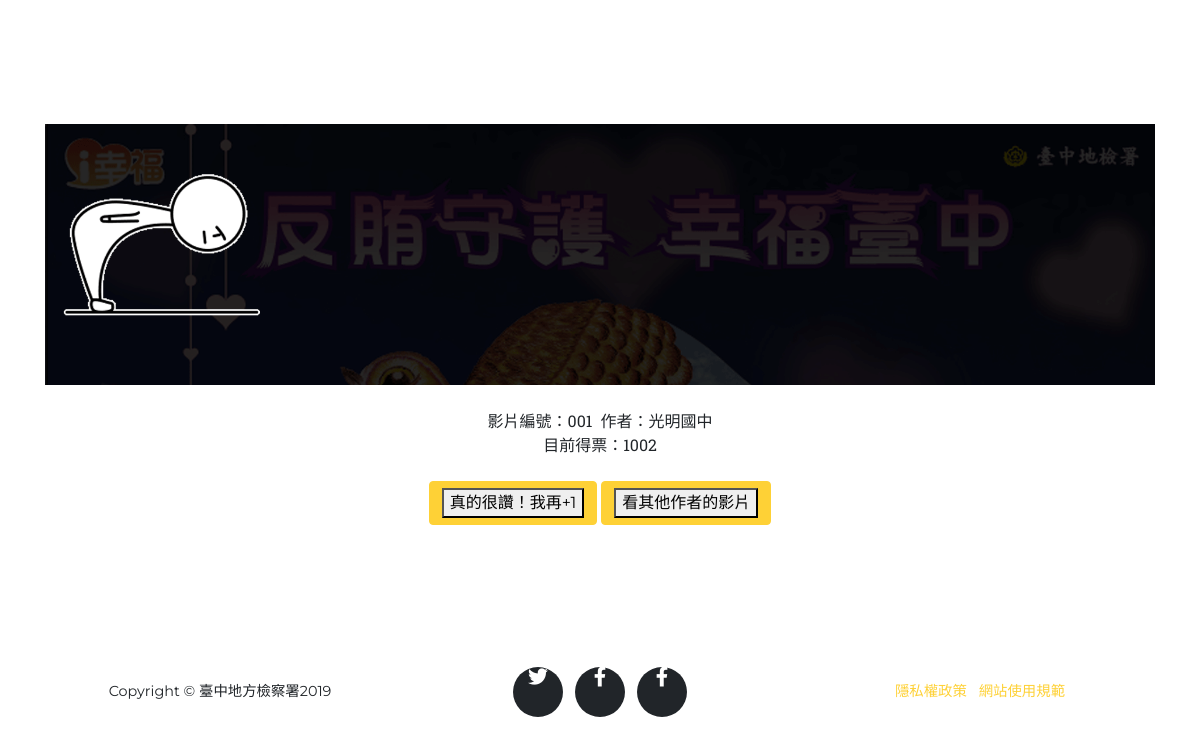
Screenshot of /vote-02.php?film_id=1 with the database file from the repository.
### tables this page shows
CREATE TABLE `films` (
  `film_id` int(10) UNSIGNED NOT NULL,
  `film_owner` varchar(30) NOT NULL,
  `film_no` varchar(30) NOT NULL,
  `vote_total` int(10) DEFAULT NULL,
  `url` varchar(100) NOT NULL,
  `film_name` varchar(100) DEFAULT NULL,
  `upload_date` date DEFAULT NULL
);

### vote-02.php (the view, shortened to what this page needs)
﻿<!DOCTYPE html>
<html lang="zh-tw">
<head>
  <link href="vendor/bootstrap/css/bootstrap.min.css" rel="stylesheet">
  <link href="vendor/fontawesome-free/css/all.min.css" rel="stylesheet" type="text/css">
  <link href="css/agency.min.css" rel="stylesheet">
</head>
<body id="page-top">
  <section class="page-section" id="services">
    <div class="container">
      <div class="row">
        <div class="col-lg-12 text-center">
      <img class="img-fluid" src="img/portfolio/thanks.gif" alt="">
      <?php
require_once("db.php");
$fid = $_GET['film_id'];
function getUserIpAddr(){
    if(!empty($_SERVER['HTTP_CLIENT_IP'])){
        $ip = $_SERVER['HTTP_CLIENT_IP'];
    }elseif(!empty($_SERVER['HTTP_X_FORWARDED_FOR'])){
        $ip = $_SERVER['HTTP_X_FORWARDED_FOR'];
    }else{
        $ip = $_SERVER['REMOTE_ADDR'];
    }
    return $ip;
}
$uip=getUserIpAddr();
$getDate= date("Y-m-d");
$sql = "SELECT * FROM films WHERE film_id ='$fid'";
if (!$result = $mysqli->query($sql)) {
    echo "Sorry, 網站遇到了問題！";
    echo "Error: Our query failed to execute and here is why: \n";
    echo "Query: " . $sql . "\n";
    echo "Errno: " . $mysqli->errno . "\n";
    echo "Error: " . $mysqli->error . "\n";
    exit;
}
$films = $result->fetch_assoc();
$v_num =(int) $films['vote_total'];
$new_num =(int) ($v_num +1);
$sql = "SELECT * FROM vote_records  where user_ip ='$uip' and vote_date = '$getDate'";
if (!$result = $mysqli->query($sql)) {
    echo "Sorry, 網站遇到了問題！";
    exit;
}
if ($result->num_rows< 5) {
               echo "<br>" . "<br>" . '影片編號：' . $films['film_no'] . '&nbsp;&nbsp;作者：' . $films['film_owner'];
               echo "<br>";
               echo '目前得票：' . $new_num;
}
else
{
               echo "<br>" . "<br>" . '影片編號：' . $films['film_no'] . '&nbsp;&nbsp;作者：' . $films['film_owner'];
               echo "<br>";
               echo '目前得票：' . $v_num;
               echo  "<br>" . "<br>" . "<br>" . "您的投票額度已經滿了喔！謝謝！";
}
?>
                  <br><br>
                  <form class="btn btn-primary" method = 'GET' action = 'vote-02.php'>
                  <button name="film_id" value="2">真的很讚！我再+1</button>
                  </form>
                  <form class="btn btn-primary" action = 'index.php#portfolio'>
                  <button >看其他作者的影片</button>
                  </form>
      </div>
      </div>
    </div>
  </section>
  <footer class="footer">
    <div class="container">
      <div class="row align-items-center">
        <div class="col-md-4">
          <span class="copyright">Copyright &copy; 臺中地方檢察署2019</span>
        </div>
        <div class="col-md-4">
          <ul class="list-inline social-buttons">
            <li class="list-inline-item">
              <a href="https://www.tcc.moj.gov.tw/295804/295856/295857/Lpsimplelist">
                <i class="fab fa-twitter"></i>
              </a>
            </li>
            <li class="list-inline-item">
              <a href="https://zh-tw.facebook.com/pages/category/Political-Organization/%E8%87%BA%E4%B8%AD%E5%9C%B0%E6%AA%A2%E7%BD%B2%E5%8F%8D%E8%B3%84%E9%81%B8%E5%B0%88%E9%A0%81-653771195010443/">
                <i class="fab fa-facebook-f"></i>
              </a>
            </li>
            <li class="list-inline-item">
              <a href="https://zh-tw.facebook.com/pages/category/Government-Organization/I%E5%B9%B8%E7%A6%8F%E8%A1%8C%E5%8B%95%E8%81%AF%E7%9B%9F-324412234389809/">
                <i class="fab fa-facebook-f"></i>
              </a>
            </li>
          </ul>
        </div>
        <div class="col-md-4">
          <ul class="list-inline quicklinks">
            <li class="list-inline-item">
              <a href="#">隱私權政策</a>
            </li>
            <li class="list-inline-item">
              <a href="#">網站使用規範</a>
            </li>
          </ul>
        </div>
      </div>
    </div>
  </footer>
</body>
</html>

### rows the page displays
films: film_no "001", film_owner "光明國中", vote_total "1002"
